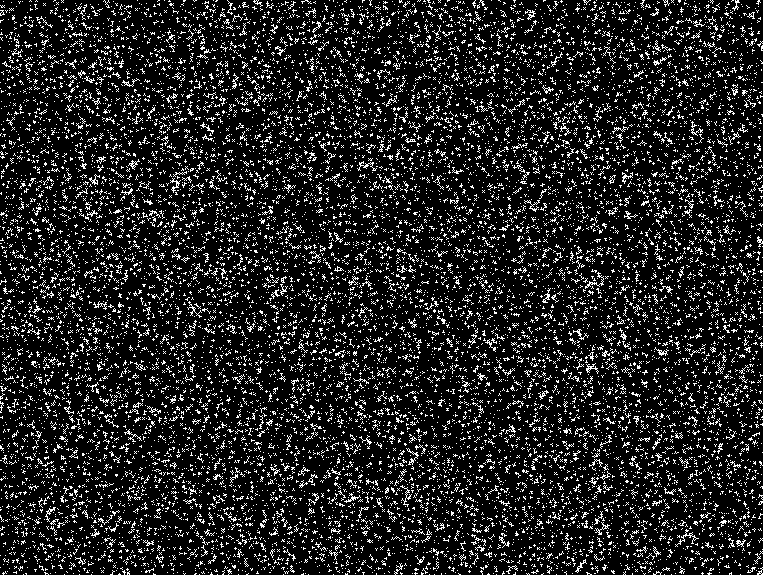
%> input picture TRABALHO_1/Exemplos/Ex10/image_TP1_2023_2.png, 763 x 575 px
$ octave tester_3.m   (GNU Octave 9; MATLAB toolbox functions it lacks are replaced by stand-ins)
%> lines starting %> are read from the running program, lines starting %| are printed output that depends on the picture
clear all
close all
clc

%enunciado -
%EX1 - [0     0     1; 0     1     1; 1     1  1] -> 110
%EX2 - [0     0     1; 1     1     1; 0     0  1] -> 814
%EX3 - [0     1     0; 1     1     1; 0     1  0] -> 846
%EX4 - [0     0     1; 0     1     1; 0     0  1] -> 844
%EX5 - [1     1     1; 1     1     0; 1     0  0] -> 52
%EX6 - [0     0     1; 0     1     1; 0     0  1] -> 885
%EX7 - [1     1     1; 0     1     0; 0     0  0] -> 883
%EX8 - [0     0     1; 0     1     1; 0     0  1] -> 827
%EX9 - [0     0     1; 1     1     0; 0     0  1] -> 608
%EX10 -[1     1     1; 1     1     0; 1     0  0] -> 66

result_1  = q3([0     0     1; 0     1     1; 1     1     1]);
%> in q3, `img = im2double(imread("Exemplos\Ex10\image_TP1_2023_2.png"));`: img: size 575x763 double; values 0 (black) and 1 (white), 13.5% white in thin lines or dots
%> in q3, `filtered_image = filter2(filter,img);`:
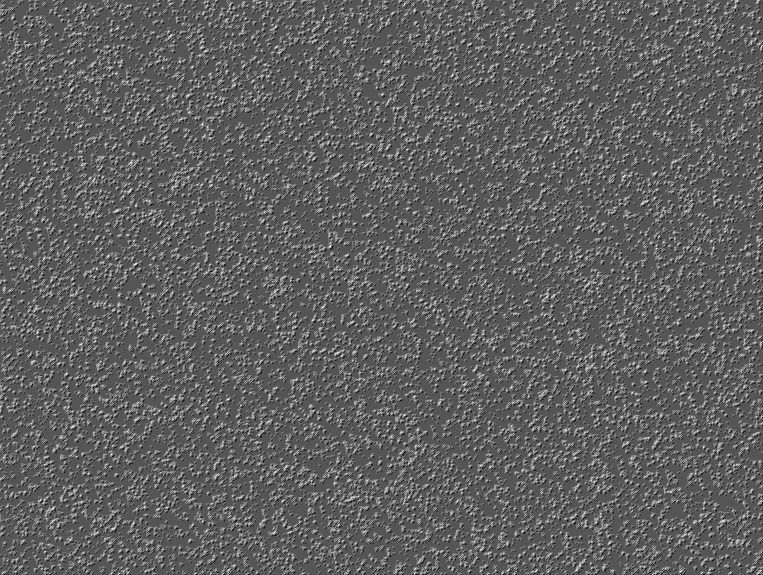
%> filtered_image: size 575x763 double; min -3, max 6, mean 0.403; drawn with min black and max white
%> in q3, `result = sum(sum(filtered_image==soma));`: result = 77
%> result_1 = 77
result_2  = q3([0     0     1; 1     1     1; 0     0     1]);
%> call 2 of q3, with p1 = [0 0 1; 1 1 1; 0 0 1]
%> in q3 (call 2), `filtered_image = filter2(filter,img);`:
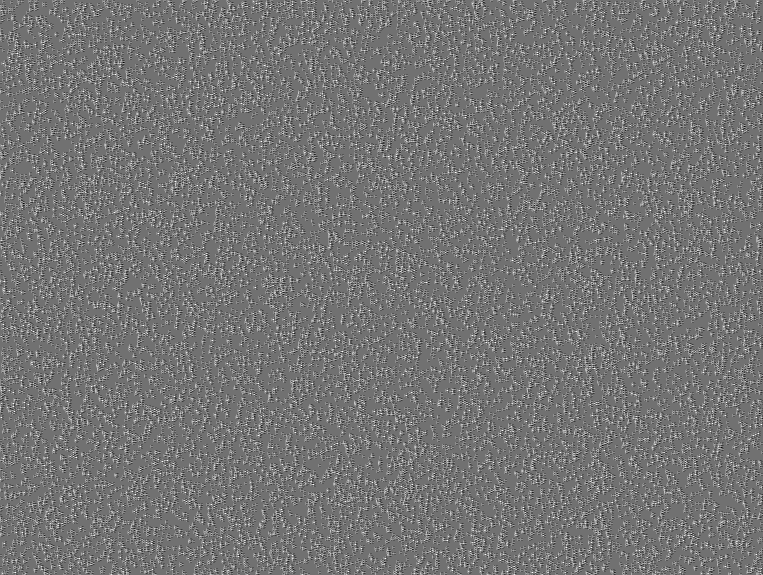
%> filtered_image: size 575x763 double; min -4, max 5, mean 0.135; drawn with min black and max white
%> in q3 (call 2), `result = sum(sum(filtered_image==soma));`: result = 813
%> result_2 = 813
result_3  = q3([0     1     0; 1     1     1; 0     1     0]);
%> call 3 of q3, with p1 = [0 1 0; 1 1 1; 0 1 0]
%> in q3 (call 3), `filtered_image = filter2(filter,img);`:
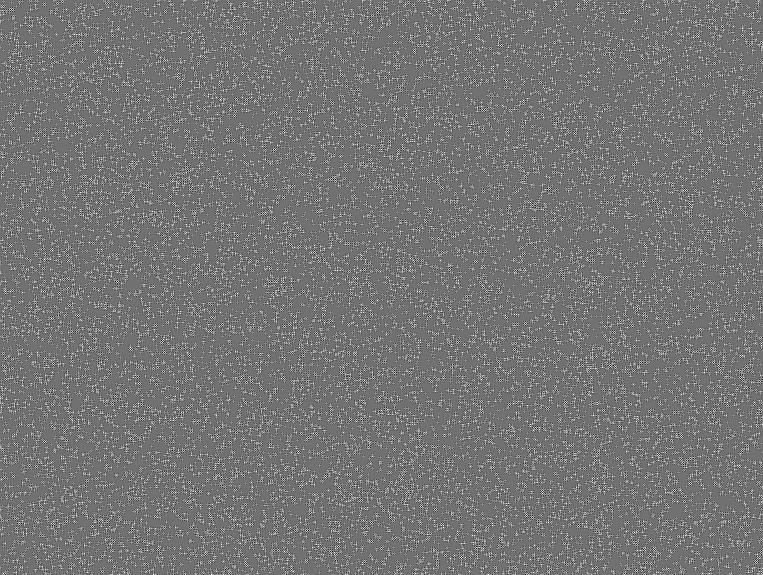
%> filtered_image: size 575x763 double; min -4, max 5, mean 0.135; mean of the top-left, top-right, bottom-left and bottom-right quarters 0.137, 0.134, 0.135, 0.136; drawn with min black and max white
%> in q3 (call 3), `result = sum(sum(filtered_image==soma));`: result = 888
%> result_3 = 888
result_4  = q3([0     0     1; 0     1     1; 0     0     1]);
%> call 4 of q3, with p1 = [0 0 1; 0 1 1; 0 0 1]
%> in q3 (call 4), `filtered_image = filter2(filter,img);`:
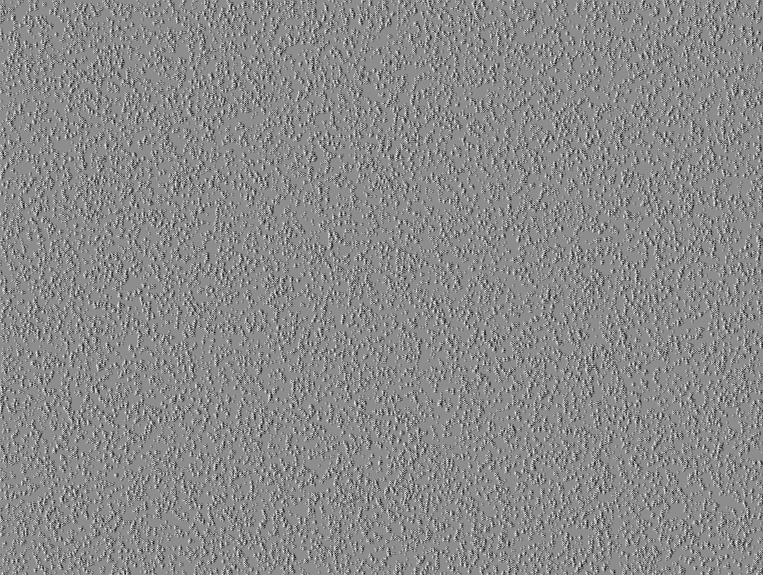
%> filtered_image: size 575x763 double; min -5, max 4, mean -0.134; drawn with min black and max white
%> in q3 (call 4), `result = sum(sum(filtered_image==soma));`: result = 817
%> result_4 = 817
result_5  = q3([1     1     1; 1     1     0; 1     0     0]);
%> call 5 of q3, with p1 = [1 1 1; 1 1 0; 1 0 0]
%> in q3 (call 5), `filtered_image = filter2(filter,img);`:
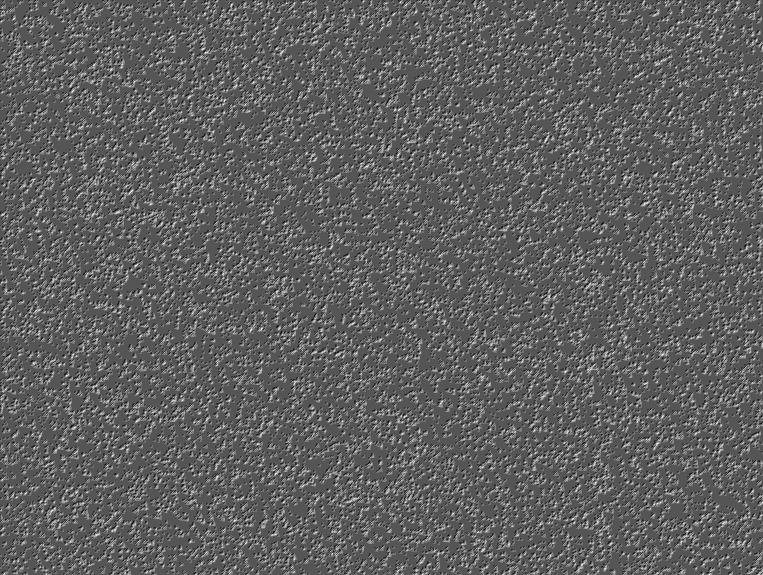
%> filtered_image: size 575x763 double; min -3, max 6, mean 0.403; mean of the top-left, top-right, bottom-left and bottom-right quarters 0.406, 0.398, 0.402, 0.406; drawn with min black and max white
%> in q3 (call 5), `result = sum(sum(filtered_image==soma));`: result = 66
%> result_5 = 66
result_6  = q3([0     0     1; 0     1     1; 0     0     1]);
%> result_6 = 817
result_7  = q3([1     1     1; 0     1     0; 0     0     0]);
%> call 7 of q3, with p1 = [1 1 1; 0 1 0; 0 0 0]
%> in q3 (call 7), `filtered_image = filter2(filter,img);`:
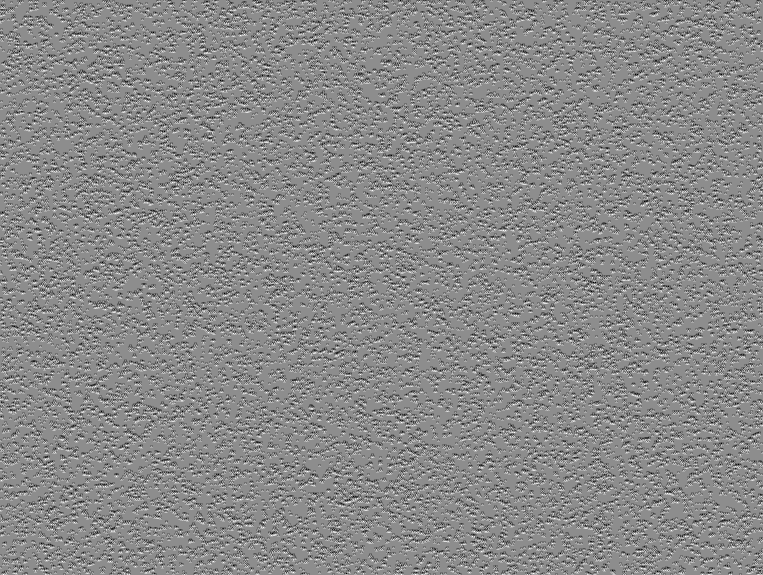
%> filtered_image: size 575x763 double; min -5, max 4, mean -0.134; mean of the top-left, top-right, bottom-left and bottom-right quarters -0.138, -0.134, -0.132, -0.133; drawn with min black and max white
%> in q3 (call 7), `result = sum(sum(filtered_image==soma));`: result = 850
%> result_7 = 850
result_8  = q3([0     0     1; 0     1     1; 0     0     1]);
%> result_8 = 817
result_9  = q3([0     0     1; 1     1     0; 0     0     1]);
%> in q3 (call 9), `filtered_image = filter2(filter,img);`:
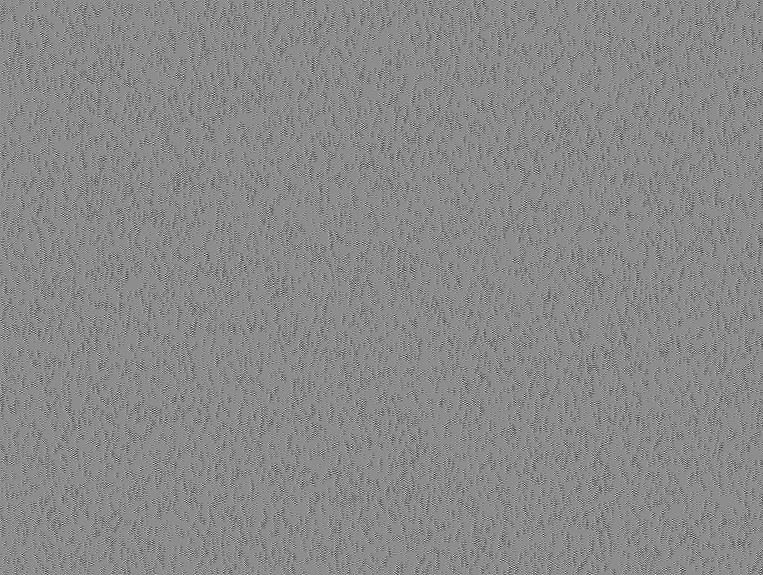
%> filtered_image: size 575x763 double; min -5, max 4, mean -0.134; mean of the top-left, top-right, bottom-left and bottom-right quarters -0.135, -0.133, -0.133, -0.135; drawn with min black and max white
%> in q3 (call 9), `result = sum(sum(filtered_image==soma));`: result = 719
%> result_9 = 719
result_10 = q3([1     1     1; 1     1     0; 1     0     0]);
%> result_10 = 66

function result = q3(p1)

img = im2double(imread("Exemplos\Ex10\image_TP1_2023_2.png"));
filter = -1*ones(size(p1));
filter = filter + 2*p1;
filtered_image = filter2(filter,img);
soma = sum(sum(p1));
result = sum(sum(filtered_image==soma));

% primeiro faz-se o filtro a ser [-1 -1 -1...] e depois soma-se duas vezes o
% filtro para se ter assim os 0 substituidos por -1 no filtro dado como
% parametro. Isto é relevante uma vez que de facto nao se pretende ignorar
% o pixel nessa posicao que seria o que aconteceria com o valor 0 original.
% assim, ao ser um valor negativo, caso este seja branco, leva a que haja
% uma penalização e que este nao seja considerado.
end

$ run again, with TRABALHO_1/Exemplos/Ex10/image_TP1_2023_1.png copied over TRABALHO_1/Exemplos/Ex10/image_TP1_2023_2.png
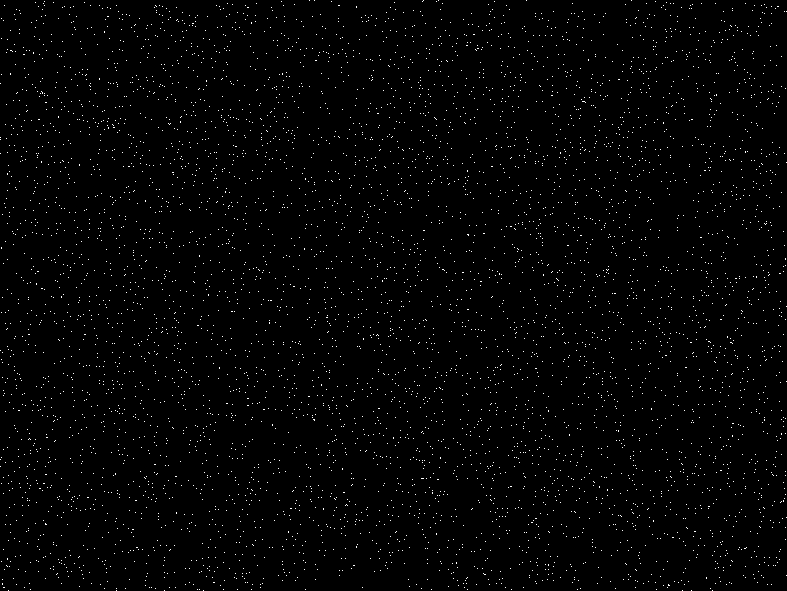
%> input picture TRABALHO_1/Exemplos/Ex10/image_TP1_2023_1.png, 787 x 591 px
%> img: size 591x787 double; values 0 (black) and 1 (white), 1.3% white in thin lines or dots
%> result = 0
%> in q3 (call 5), `filtered_image = filter2(filter,img);`:
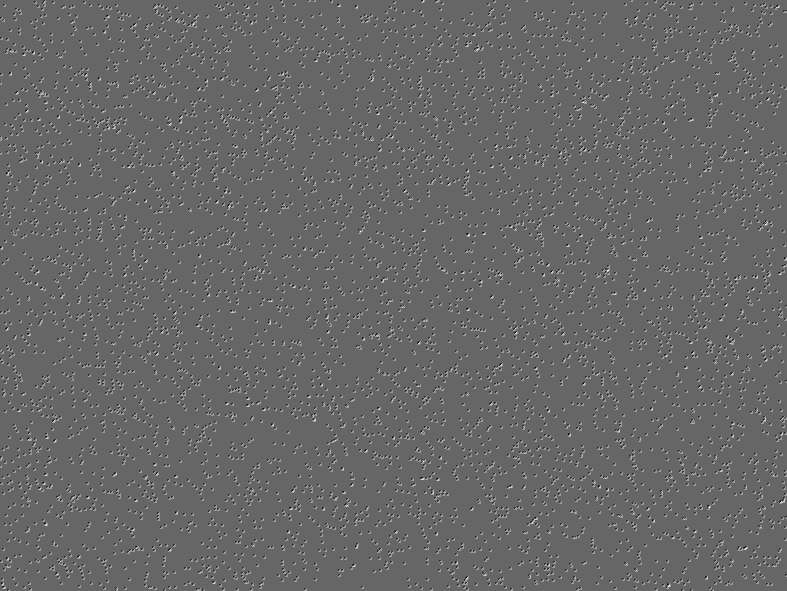
%> filtered_image: size 591x787 double; min -2, max 3, mean 0.0384; mean of the top-left, top-right, bottom-left and bottom-right quarters 0.0382, 0.0377, 0.0384, 0.0392; drawn with min black and max white
%> in q3 (call 7), `filtered_image = filter2(filter,img);`:
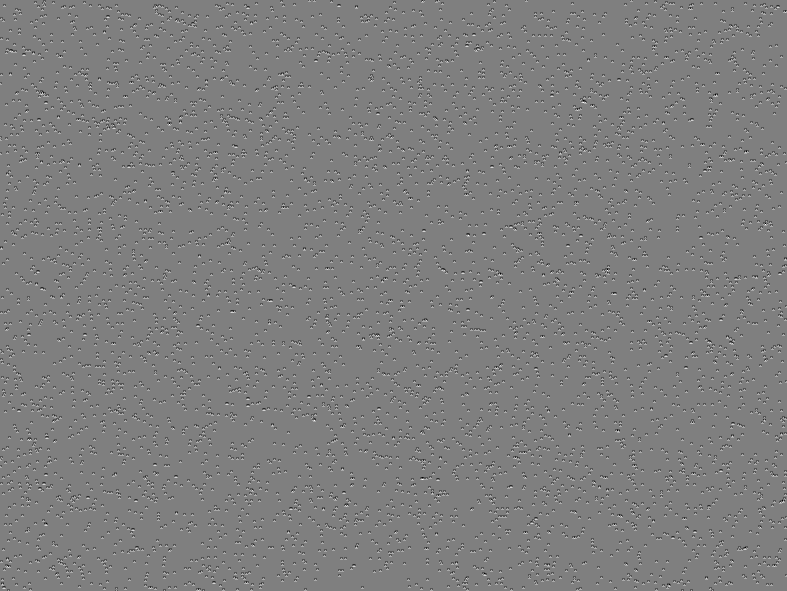
%> filtered_image: size 591x787 double; min -3, max 3, mean -0.0128; mean of the top-left, top-right, bottom-left and bottom-right quarters -0.013, -0.0126, -0.0126, -0.0129; drawn with min black and max white

$ run again, with TRABALHO_1/Exemplos/Ex10/image_TP1_2023_3.png copied over TRABALHO_1/Exemplos/Ex10/image_TP1_2023_2.png
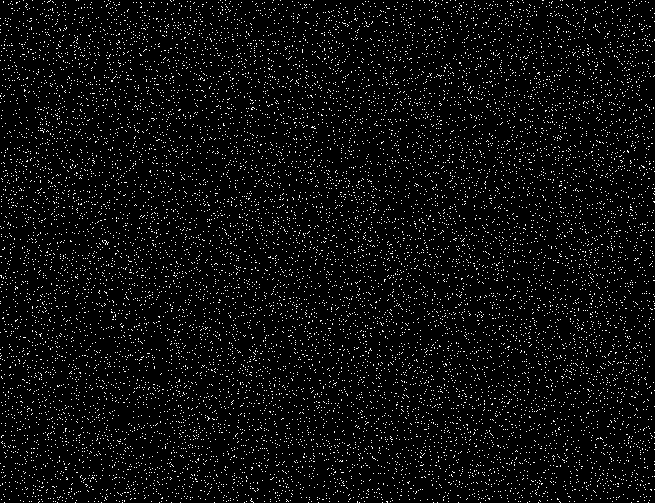
%> input picture TRABALHO_1/Exemplos/Ex10/image_TP1_2023_3.png, 655 x 503 px
%> img: size 503x655 double; values 0 (black) and 1 (white), 4.9% white in thin lines or dots
%> result = 0
%> result_4 = 2
%> result_5 = 0
%> result_6 = 2
%> in q3 (call 7), `filtered_image = filter2(filter,img);`:
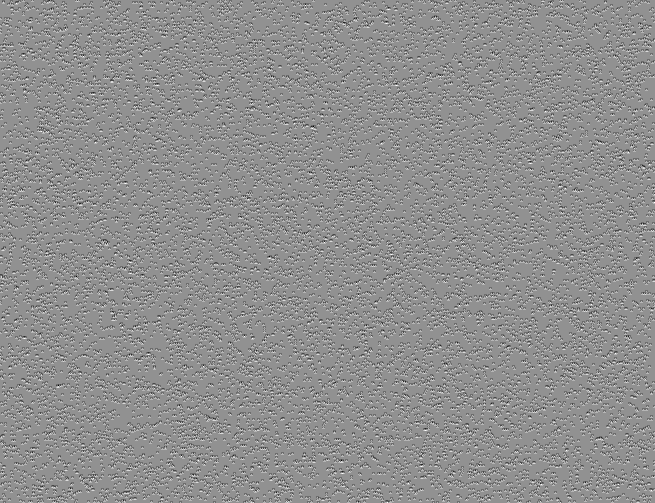
%> filtered_image: size 503x655 double; min -4, max 3, mean -0.0486; drawn with min black and max white
%> result = 0
%> result_8 = 2
%> in q3 (call 9), `filtered_image = filter2(filter,img);`:
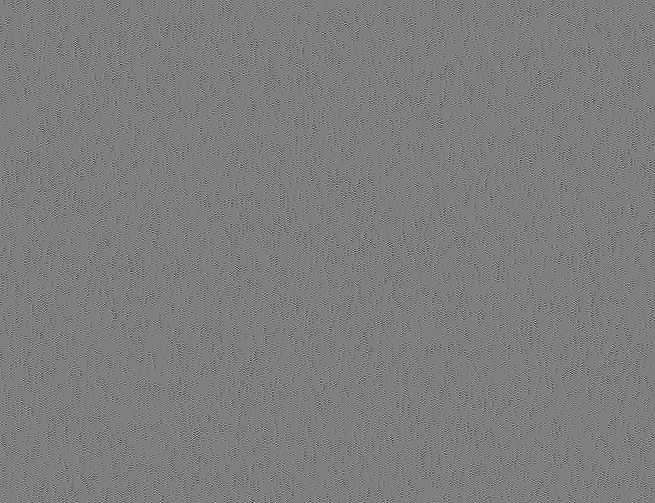
%> filtered_image: size 503x655 double; min -4, max 4, mean -0.0486; drawn with min black and max white
%> result_10 = 0

$ run again, with TRABALHO_1/Exemplos/Ex10/image_TP1_2023_4.png copied over TRABALHO_1/Exemplos/Ex10/image_TP1_2023_2.png
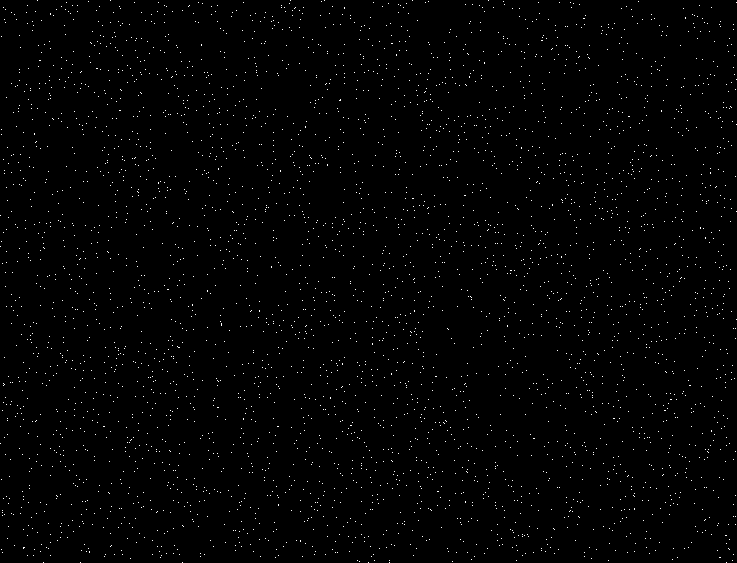
%> input picture TRABALHO_1/Exemplos/Ex10/image_TP1_2023_4.png, 737 x 563 px
%> img: size 563x737 double; values 0 (black) and 1 (white), 0.95% white in thin lines or dots
%> result = 0
%> in q3 (call 9), `filtered_image = filter2(filter,img);`:
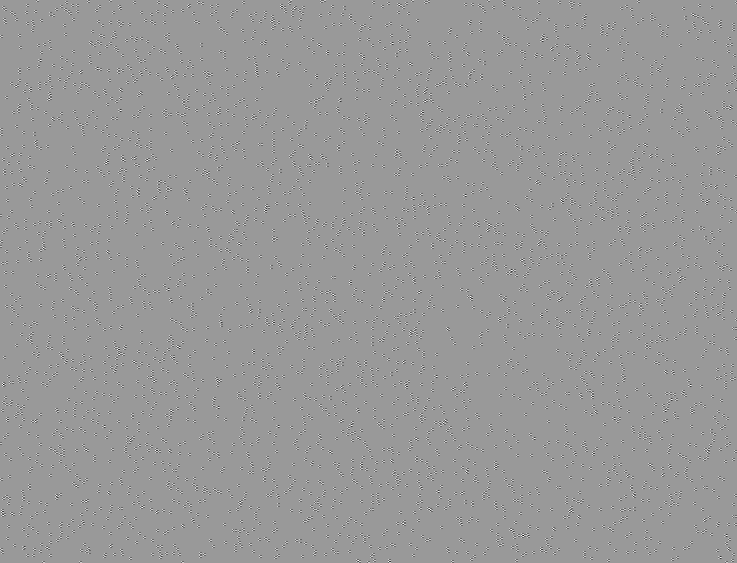
%> filtered_image: size 563x737 double; min -3, max 2, mean -0.00947; drawn with min black and max white
